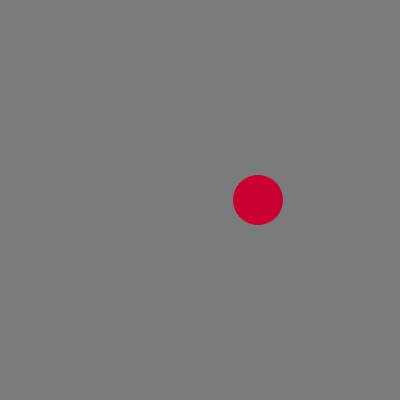
Frame 1 (no input)
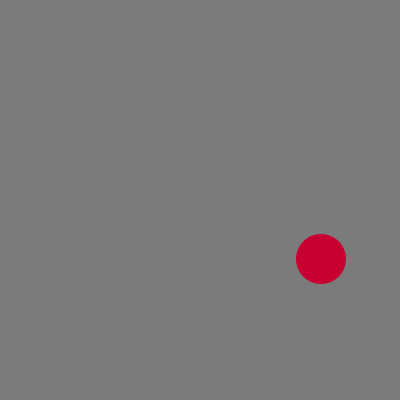
Frame 60 (the mouse pressed at the canvas centre just before this capture)
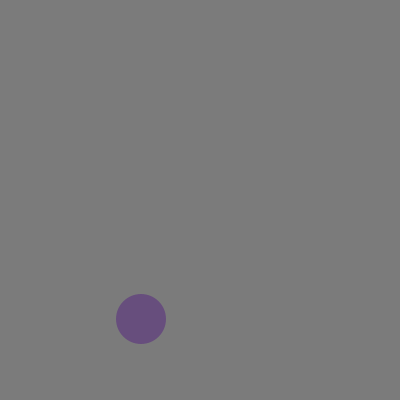
Frame 120 (the mouse held since frame 60 and released just before this capture)

The Processing sketch that drew these frames (run headless with seeded random() and noise(); from frame 60 on, the mouse is pressed at the canvas centre):

// Processing sketch: s06t00margaux
// ── s06t00margaux.pde
//Expresión Digital - Diseño Digital - UDD - 2016
//Margaux Leroy
//s006t00margaux

/*
*/

int x, y, velx, vely, t;
float amt, tam;
color c1, c2, c3;
color bl, ng, c, v, m;

void setup() {
  size(400, 400); 
  x = (int)random(width);
  y = height / 2;
  
 //Velocidad
  velx = 3;
  vely = 1;
  t = 50;

 //Colores
  c1 = color(34, 12, 211);
  bl = color(255);
  ng = color(0);
  c = color(0, 255, 255);
  m = color(255, 0, 255);
  v = color(255, 255, 0);
  c1 = color(200, 0, 50);
  c2 = color(5, 155, 200);
}

void draw() {
  background(123);
  amt = map(mouseX, 0, width, 0 , 1);
  c3 = lerpColor(c1, c2, amt);
  fill(c3);
  noStroke();
  ellipse(x, y, t, t);
  
  x += velx;
  y += vely;

//bordes
  if (x > width - t / 2 || x < t / 2) {           
   velx *= -1;
   int r = (int)random(4);
   if (r == 0) {
      c1 = bl;
  }
   if (r == 0) {
      c1 = ng;
  }
   if (r == 0) {
      c1 = c;
  }
   if (r == 0) {
      c1 = m;
  }
}
  
  if (y > height - t / 2 || y < t / 2) {            
   vely *= -1;
   fill(random(255),random(255),random(255));
  }  
}

 void variable(){
  for (int y = 0; y < height; y += 20) {
    for (int x = 0; x < width; x += 20) {
      fill(#FFFFFF);
      stroke(3);
      rect(x, y, 30, 30);
    }
  }
}

void keyPressed() {
    if (key == 'a') {   
      redraw();
     } else if (key == 'b') {
  }
}
